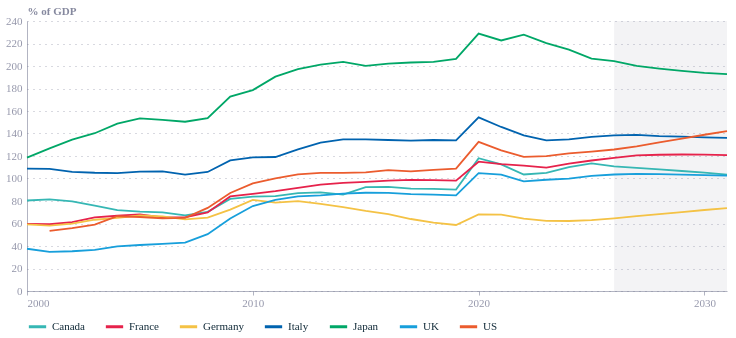

The notebook cell this image was saved under:
### Code cell
dA = p[p.year.between(2000, 2031)][["country", "year", "GGXWDG_NGDP"]].rename(columns={"GGXWDG_NGDP": "debt"})
xsA = alt.Scale(domain=[2000, 2031], zero=False)                       # ends at 2031: no empty space on the right
axA = alt.Axis(format="d", values=[2000, 2010, 2020, 2030], grid=False)
proj = alt.Chart(pd.DataFrame({"a": [2026], "b": [2031]})).mark_rect(color="#676A86", opacity=0.08).encode(   # the theme's own grey
    x=alt.X("a:Q", scale=xsA, title=None, axis=axA), x2="b:Q")
ln = alt.Chart(dA).mark_line(strokeWidth=1.8).encode(
    x=alt.X("year:Q", title=None, scale=xsA, axis=axA), y=alt.Y("debt:Q", title="% of GDP"),
    color=alt.Color("country:N", legend=alt.Legend(                    # only the layout is set here; label colour, size and font come from the theme
        orient="bottom", direction="horizontal", columns=7, symbolType="stroke", symbolStrokeWidth=3, symbolSize=300,
        columnPadding=14, padding=0, offset=8,
        labelExpr="datum.label == 'United Kingdom' ? 'UK' : datum.label == 'United States' ? 'US' : datum.label")))   # short names keep the key on one row
fig3 = (proj + ln).properties(width=700, height=270)
save(fig3, "g7_fig03_debt_paths")
dump(dA.pivot(index="year", columns="country", values="debt"), "g7_fig03_debt_paths")
fig3

### Figure 1 — Vega-Lite specification as saved in the notebook (floating-point values rounded to 4 significant figures; data arrays with more than 128 entries replaced by an {"elided": "..."} marker saying what was removed)
{"config": {"font": "Circular Std", "text": {"color": "#676A86", "align": "left", "baseline": "middle", "dx": 7, "dy": 0, "fontSize": 11}, "view": {"stroke": null, "continuousWidth": 400, "continuousHeight": 300, "discreteWidth": 400, "discreteHeight": 300}, "range": {"category": ["#36B7B4", "#E6224B", "#F4C245", "#0063AF", "#00A767", "#179FDB", "#EB5C2E"], "diverging": ["#E6224B", "#E54753", "#C9C9C9", "#179FDB", "#122B39"], "heatmap": ["#C9C9C9", "#179FDB", "#0063AF", "#122B39"], "ordinal": ["#00A767", "#36B7B4", "#179FDB", "#0063AF", "#243B5A"]}, "bar": {"color": "#179fdb"}, "line": {"color": "#e6224b"}, "rule": {"color": "#676A86"}, "area": {"opacity": 0.3}, "point": {"filled": true, "size": 80, "color": "#e6224b", "opacity": 0.95}, "geoshape": {"stroke": "white", "strokeWidth": 0.3}, "rect": {"fill": "#d6d4d4", "opacity": 0.3}, "axis": {"labelColor": "#676A86", "labelFontSize": 11, "labelFont": "Circular Std", "labelOpacity": 0.7, "tickColor": "#676A86", "tickOpacity": 0.5, "domainColor": "#676A86", "domainOpacity": 0.5, "gridColor": "#676A86", "gridDash": [2, 2], "gridOpacity": 0.5, "title": null, "titleColor": "#676A86", "titleOpacity": 0.8, "tickSize": 4}, "axisXDiscrete": {"grid": false, "labelAngle": 0, "tickCount": 10, "tickOpacity": 0.5, "title": null}, "axisYDiscrete": {"ticks": false, "labelPadding": 5}, "axisXTemporal": {"grid": false, "ticks": true}, "axisXQuantitative": {"grid": true}, "axisYQuantitative": {"gridColor": "#676A86", "gridDash": [1, 5], "gridOpacity": 0.5, "ticks": false, "labelPadding": 5, "tickCount": 8, "titleAngle": 0, "titleAlign": "left", "titleBaseline": "bottom", "titleX": 0, "titleY": -5}, "title": {"color": "#676A86E6", "subtitleColor": "#676A86", "font": "Circular Std", "subtitleFont": "Circular Std", "anchor": "start", "fontSize": 14, "subtitleFontSize": 12, "subtitlePadding": 4, "offset": 0, "frame": "group"}, "legend": {"titleColor": "#122b39", "title": null, "labelColor": "#122b39", "labelFontSize": 11}}, "layer": [{"data": {"name": "data-299fd636835b322b8f833680d9e1c5ab"}, "mark": {"type": "rect", "color": "#676A86", "opacity": 0.08}, "encoding": {"x": {"axis": {"format": "d", "grid": false, "values": [2000, 2010, 2020, 2030]}, "field": "a", "scale": {"domain": [2000, 2031], "zero": false}, "title": null, "type": "quantitative"}, "x2": {"field": "b"}}}, {"data": {"name": "data-23b6962f6862da0d4145dc0351e5bdbe"}, "mark": {"type": "line", "strokeWidth": 1.8}, "encoding": {"color": {"field": "country", "legend": {"columnPadding": 14, "columns": 7, "direction": "horizontal", "labelExpr": "datum.label == 'United Kingdom' ? 'UK' : datum.label == 'United States' ? 'US' : datum.label", "offset": 8, "orient": "bottom", "padding": 0, "symbolSize": 300, "symbolStrokeWidth": 3, "symbolType": "stroke"}, "type": "nominal"}, "x": {"axis": {"format": "d", "grid": false, "values": [2000, 2010, 2020, 2030]}, "field": "year", "scale": {"domain": [2000, 2031], "zero": false}, "title": null, "type": "quantitative"}, "y": {"field": "debt", "title": "% of GDP", "type": "quantitative"}}}], "height": 270, "width": 700, "$schema": "https://vega.github.io/schema/vega-lite/v6.4.1.json", "datasets": {"data-299fd636835b322b8f833680d9e1c5ab": [{"a": 2026, "b": 2031}], "data-23b6962f6862da0d4145dc0351e5bdbe": {"elided": "224 records"}}}
